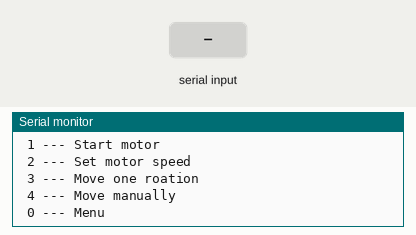
A sketch run on a simulated ESP32. Parts: the last lines printed to the serial monitor. The test bench sets the inputs (shaded band).

Above: at 1.3 s.
1.4 s: "2" received over Serial
At 2.4 s:
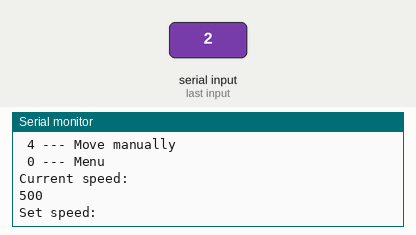
2.9 s: "1" received over Serial
At 4.4 s:
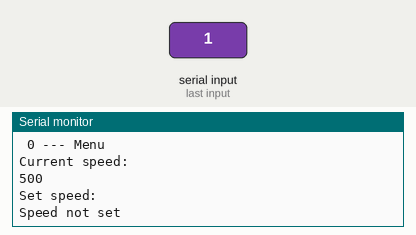
5.4 s: "3" received over Serial
At 6.9 s:
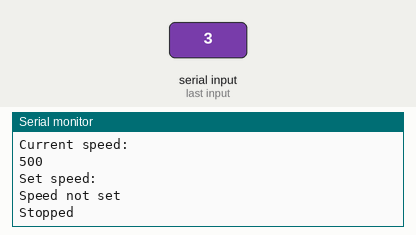
7.2 s: "4" received over Serial
At 8.0 s:
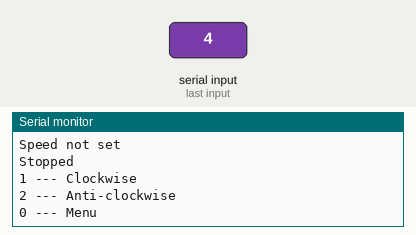

The sketch:

sketch_apr26a.ino
```cpp
#define nrOfSteppers 1

const int stepperDirectionPin[nrOfSteppers] = {26};
const int stepperPulsePin[nrOfSteppers] = {27};


int motorSpeed = 500;
String menuselect;

void setup() {
  // put your setup code here, to run once:
  Serial.begin(115200);
  delay(100);


  for (int s = 0; s < nrOfSteppers; s++) {
    pinMode(stepperDirectionPin[s], OUTPUT);
    digitalWrite(stepperDirectionPin[s], LOW);
    pinMode(stepperPulsePin[s], OUTPUT);
    digitalWrite(stepperPulsePin[s], LOW);
  }

}

void loop() {
  // put your main code here, to run repeatedly:
  Serial.println("---Welcome to fishrobot fish tail tester---");
  Serial.println(" 1 --- Start motor");
  Serial.println(" 2 --- Set motor speed");
  Serial.println(" 3 --- Move one roation");
  Serial.println(" 4 --- Move manually");
  Serial.println(" 0 --- Menu");
  for (;;) {
    switch (Serial.read()) {
      case '1':
        for (int i = 0; i < 20; i++) {
          stepper(0, 100, 1, motorSpeed);
          stepper(0, 200, 0, motorSpeed);
          stepper(0, 100, 1, motorSpeed);
        }
        Serial.println("Stopped");
        break;
      case '2':
        setMotorSpeed();
        break;
      case '3':
        stepper(0, 400, 1, motorSpeed);
        Serial.println("Stopped");
        break;
      case'4':
        manualControll();
      case'0': return;
      default: continue;
    }
  }
}


void stepper(int motor, int steps, boolean stepDirection, int Speed) {
  int currentDirection = digitalRead(stepperDirectionPin[motor]);
  if (stepDirection != currentDirection) {
    digitalWrite(stepperDirectionPin[motor], stepDirection);
    delay(100);
  }
  for (int s = 0; s < steps; s++) {
    digitalWrite(stepperPulsePin[motor], LOW);
    digitalWrite(stepperPulsePin[motor], HIGH);
    delayMicroseconds(Speed);
  }
}

void setMotorSpeed() {
  Serial.flush();
  Serial.println("Current speed: ");
  Serial.println(motorSpeed);
  Serial.println("Set speed:  ");
  while (Serial.available() == 0) {}
  int y = Serial.parseInt();
  if (y > 349) {
    motorSpeed = y;
    Serial.println("Speed set to");
    Serial.println(motorSpeed);
  } else {
    Serial.println("Speed not set");
  }
}
void manualControll() {
  Serial.println("1 --- Clockwise");
  Serial.println("2 --- Anti-clockwise");
  Serial.println("0 --- Menu");
  for (;;) {
    switch (Serial.read()) {
      case'1':
        stepper(0, 1, 1, 500);
        break;
      case'2':
        stepper(0, 1, 0, 500);
        break;
      case'0': return;
      default: continue;
    }
  }
}
```

Measured:
- after the input at 1.4 s, the serial monitor: prints a new line at once (image 1)
- after the input at 2.9 s, the serial monitor: prints a new line after 1.0 s (image 2)
- after the input at 5.4 s, the serial monitor: prints a new line after 0.30 s (image 3)
- after the input at 7.2 s, the serial monitor: prints a new line at once (image 4)
